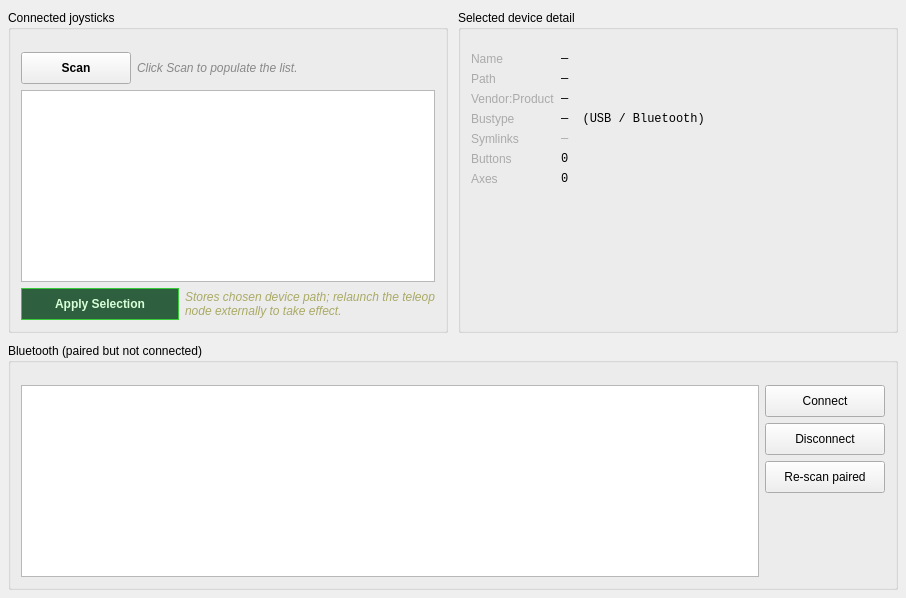
     <widget class="QWidget" name="tab_devices">
      <attribute name="title"><string>Devices</string></attribute>
      <layout class="QGridLayout" name="layout_tab_devices">
       <property name="leftMargin"><number>8</number></property>
       <property name="topMargin"><number>10</number></property>
       <property name="rightMargin"><number>8</number></property>
       <property name="bottomMargin"><number>8</number></property>
       <property name="horizontalSpacing"><number>10</number></property>
       <property name="verticalSpacing"><number>10</number></property>

       <!-- DEVICE LIST -->
       <item row="0" column="0">
        <widget class="QGroupBox" name="grp_devices_list">
         <property name="title"><string>Connected joysticks</string></property>
         <property name="minimumSize"><size><width>440</width><height>320</height></size></property>
         <layout class="QVBoxLayout" name="layout_devices_list">
          <property name="leftMargin"><number>10</number></property>
          <property name="topMargin"><number>22</number></property>
          <property name="rightMargin"><number>10</number></property>
          <property name="bottomMargin"><number>10</number></property>
          <item>
           <layout class="QHBoxLayout" name="layout_scan_row">
            <item>
             <widget class="QPushButton" name="btn_scan_devices">
              <property name="text"><string>Scan</string></property>
              <property name="minimumSize"><size><width>110</width><height>32</height></size></property>
              <property name="styleSheet"><string notr="true">QPushButton { font-weight: bold; }</string></property>
              <property name="toolTip"><string>Scan /dev/input/js* and bluetoothctl for connected gamepads.</string></property>
             </widget>
            </item>
            <item>
             <widget class="QLabel" name="lbl_scan_hint">
              <property name="text"><string>Click Scan to populate the list.</string></property>
              <property name="styleSheet"><string notr="true">color: #888; font-style: italic;</string></property>
             </widget>
            </item>
            <item>
             <spacer name="spacer_scan_row">
              <property name="orientation"><enum>Qt::Horizontal</enum></property>
              <property name="sizeHint" stdset="0"><size><width>20</width><height>20</height></size></property>
             </spacer>
            </item>
           </layout>
          </item>
          <item>
           <widget class="QListWidget" name="lst_devices">
            <property name="alternatingRowColors"><bool>true</bool></property>
            <property name="toolTip"><string>Format: [USB] /dev/input/jsX — Microntek USB Joystick   |   [BT] /dev/input/jsY — Pro Controller</string></property>
           </widget>
          </item>
          <item>
           <layout class="QHBoxLayout" name="layout_apply_row">
            <item>
             <widget class="QPushButton" name="btn_apply_device">
              <property name="text"><string>Apply Selection</string></property>
              <property name="minimumSize"><size><width>140</width><height>32</height></size></property>
              <property name="styleSheet"><string notr="true">QPushButton { background-color: #2e5f3e; color: #d8ffd8; border: 1px solid #3acb3a; font-weight: bold; }
QPushButton:hover { background-color: #357046; }</string></property>
             </widget>
            </item>
            <item>
             <widget class="QLabel" name="lbl_apply_hint">
              <property name="text"><string>Stores chosen device path; relaunch the teleop node externally to take effect.</string></property>
              <property name="wordWrap"><bool>true</bool></property>
              <property name="styleSheet"><string notr="true">color: #aaaa66; font-style: italic;</string></property>
             </widget>
            </item>
           </layout>
          </item>
         </layout>
        </widget>
       </item>

       <!-- DEVICE DETAIL -->
       <item row="0" column="1">
        <widget class="QGroupBox" name="grp_device_detail">
         <property name="title"><string>Selected device detail</string></property>
         <property name="minimumSize"><size><width>440</width><height>320</height></size></property>
         <layout class="QFormLayout" name="layout_device_detail">
          <property name="leftMargin"><number>10</number></property>
          <property name="topMargin"><number>22</number></property>
          <property name="rightMargin"><number>10</number></property>
          <property name="bottomMargin"><number>10</number></property>
          <item row="0" column="0"><widget class="QLabel" name="lbl_dev_name_cap"><property name="text"><string>Name</string></property><property name="styleSheet"><string notr="true">color:#aaa;</string></property></widget></item>
          <item row="0" column="1"><widget class="QLabel" name="lbl_dev_name"><property name="text"><string>—</string></property><property name="styleSheet"><string notr="true">font-family:monospace;</string></property></widget></item>
          <item row="1" column="0"><widget class="QLabel" name="lbl_dev_path_cap"><property name="text"><string>Path</string></property><property name="styleSheet"><string notr="true">color:#aaa;</string></property></widget></item>
          <item row="1" column="1"><widget class="QLabel" name="lbl_dev_path"><property name="text"><string>—</string></property><property name="styleSheet"><string notr="true">font-family:monospace;</string></property></widget></item>
          <item row="2" column="0"><widget class="QLabel" name="lbl_dev_vidpid_cap"><property name="text"><string>Vendor:Product</string></property><property name="styleSheet"><string notr="true">color:#aaa;</string></property></widget></item>
          <item row="2" column="1"><widget class="QLabel" name="lbl_dev_vidpid"><property name="text"><string>—</string></property><property name="styleSheet"><string notr="true">font-family:monospace;</string></property></widget></item>
          <item row="3" column="0"><widget class="QLabel" name="lbl_dev_bustype_cap"><property name="text"><string>Bustype</string></property><property name="styleSheet"><string notr="true">color:#aaa;</string></property></widget></item>
          <item row="3" column="1"><widget class="QLabel" name="lbl_dev_bustype"><property name="text"><string>—  (USB / Bluetooth)</string></property><property name="styleSheet"><string notr="true">font-family:monospace;</string></property></widget></item>
          <item row="4" column="0"><widget class="QLabel" name="lbl_dev_symlinks_cap"><property name="text"><string>Symlinks</string></property><property name="styleSheet"><string notr="true">color:#aaa;</string></property></widget></item>
          <item row="4" column="1"><widget class="QLabel" name="lbl_dev_symlinks"><property name="text"><string>—</string></property><property name="wordWrap"><bool>true</bool></property><property name="styleSheet"><string notr="true">font-family:monospace; color:#aaa;</string></property></widget></item>
          <item row="5" column="0"><widget class="QLabel" name="lbl_dev_buttons_cap"><property name="text"><string>Buttons</string></property><property name="styleSheet"><string notr="true">color:#aaa;</string></property></widget></item>
          <item row="5" column="1"><widget class="QLabel" name="lbl_dev_buttons"><property name="text"><string>0</string></property><property name="styleSheet"><string notr="true">font-family:monospace;</string></property></widget></item>
          <item row="6" column="0"><widget class="QLabel" name="lbl_dev_axes_cap"><property name="text"><string>Axes</string></property><property name="styleSheet"><string notr="true">color:#aaa;</string></property></widget></item>
          <item row="6" column="1"><widget class="QLabel" name="lbl_dev_axes"><property name="text"><string>0</string></property><property name="styleSheet"><string notr="true">font-family:monospace;</string></property></widget></item>
         </layout>
        </widget>
       </item>

       <!-- BLUETOOTH SECTION -->
       <item row="1" column="0" colspan="2">
        <widget class="QGroupBox" name="grp_bluetooth">
         <property name="title"><string>Bluetooth (paired but not connected)</string></property>
         <layout class="QHBoxLayout" name="layout_bluetooth">
          <property name="leftMargin"><number>10</number></property>
          <property name="topMargin"><number>22</number></property>
          <property name="rightMargin"><number>10</number></property>
          <property name="bottomMargin"><number>10</number></property>
          <item>
           <widget class="QListWidget" name="lst_bt_paired">
            <property name="alternatingRowColors"><bool>true</bool></property>
            <property name="toolTip"><string>Paired-but-not-connected Bluetooth gamepads (display only).</string></property>
           </widget>
          </item>
          <item>
           <layout class="QVBoxLayout" name="layout_bt_actions">
            <item>
             <widget class="QPushButton" name="btn_bt_connect">
              <property name="text"><string>Connect</string></property>
              <property name="minimumSize"><size><width>120</width><height>32</height></size></property>
              <property name="toolTip"><string>Display only — actual bluetoothctl wiring done later.</string></property>
             </widget>
            </item>
            <item>
             <widget class="QPushButton" name="btn_bt_disconnect">
              <property name="text"><string>Disconnect</string></property>
              <property name="minimumSize"><size><width>120</width><height>32</height></size></property>
             </widget>
            </item>
            <item>
             <widget class="QPushButton" name="btn_bt_rescan">
              <property name="text"><string>Re-scan paired</string></property>
              <property name="minimumSize"><size><width>120</width><height>32</height></size></property>
             </widget>
            </item>
            <item>
             <spacer name="spacer_bt_actions">
              <property name="orientation"><enum>Qt::Vertical</enum></property>
              <property name="sizeHint" stdset="0"><size><width>20</width><height>40</height></size></property>
             </spacer>
            </item>
           </layout>
          </item>
         </layout>
        </widget>
       </item>
      </layout>
     </widget>
